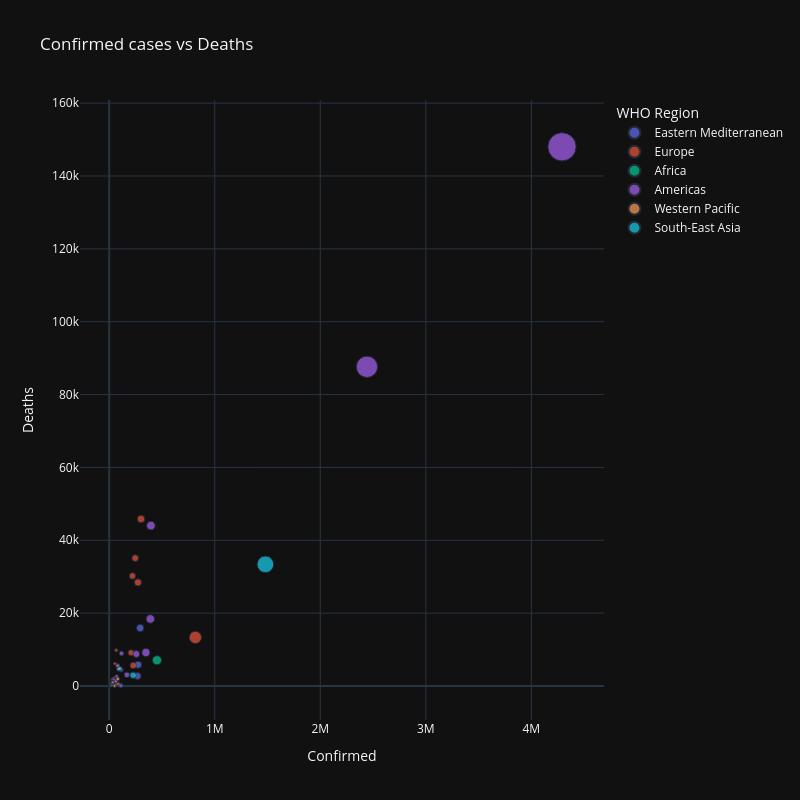

Source (notebook cell):
### Code cell
fig = px.scatter(df, x = 'Confirmed', y = 'Deaths', color = 'WHO Region', size = 'Confirmed', title = 'Confirmed cases vs Deaths', template = 'plotly_dark', height = 800, width = 800, hover_name = 'Country/Region')
fig.show()

### Figure 1 — Plotly figure (JSON) as saved in the notebook; plotly's stock layout.template omitted (floating-point values rounded to 4 significant figures)
{"data": [{"hovertemplate": "<b>%{hovertext}</b><br><br>WHO Region=Eastern Mediterranean<br>Confirmed=%{marker.size}<br>Deaths=%{y}<extra></extra>", "hovertext": ["Afghanistan", "Bahrain", "Djibouti", "Egypt", "Iran", "Iraq", "Jordan", "Kuwait", "Lebanon", "Libya", "Morocco", "Oman", "Pakistan", "Qatar", "Saudi Arabia", "Somalia", "Sudan", "Syria", "Tunisia", "United Arab Emirates", "West Bank and Gaza", "Yemen"], "legendgroup": "Eastern Mediterranean", "marker": {"color": "#636efa", "size": [36263, 39482, 5059, 92482, 293606, 112585, 1176, 64379, 3882, 2827, 20887, 77058, 274289, 109597, 268934, 3196, 11424, 674, 1455, 59177, 10621, 1691], "sizemode": "area", "sizeref": 10730.0, "symbol": "circle"}, "mode": "markers", "name": "Eastern Mediterranean", "orientation": "v", "showlegend": true, "type": "scatter", "x": [36263, 39482, 5059, 92482, 293606, 112585, 1176, 64379, 3882, 2827, 20887, 77058, 274289, 109597, 268934, 3196, 11424, 674, 1455, 59177, 10621, 1691], "xaxis": "x", "y": [1269, 141, 58, 4652, 15912, 4458, 11, 438, 51, 64, 316, 393, 5842, 165, 2760, 93, 720, 40, 50, 345, 78, 483], "yaxis": "y"}, {"hovertemplate": "<b>%{hovertext}</b><br><br>WHO Region=Europe<br>Confirmed=%{marker.size}<br>Deaths=%{y}<extra></extra>", "hovertext": ["Albania", "Andorra", "Armenia", "Austria", "Azerbaijan", "Belarus", "Belgium", "Bosnia and Herzegovina", "Bulgaria", "Croatia", "Cyprus", "Czechia", "Denmark", "Estonia", "Finland", "France", "Georgia", "Germany", "Greece", "Greenland", "Holy See", "Hungary", "Iceland", "Ireland", "Israel", "Italy", "Kazakhstan", "Kosovo", "Kyrgyzstan", "Latvia", "Liechtenstein", "Lithuania", "Luxembourg", "Malta", "Moldova", "Monaco", "Montenegro", "Netherlands", "North Macedonia", "Norway", "Poland", "Portugal", "Romania", "Russia", "San Marino", "Serbia", "Slovakia", "Slovenia", "Spain", "Sweden", "Switzerland", "Tajikistan", "Turkey", "Ukraine", "United Kingdom", "Uzbekistan"], "legendgroup": "Europe", "marker": {"color": "#EF553B", "size": [4880, 907, 37390, 20558, 30446, 67251, 66428, 10498, 10621, 4881, 1060, 15516, 13761, 2034, 7398, 220352, 1137, 207112, 4227, 14, 12, 4448, 1854, 25892, 63985, 246286, 84648, 7413, 33296, 1219, 86, 2019, 6321, 701, 23154, 116, 2893, 53413, 10213, 9132, 43402, 50299, 45902, 816680, 699, 24141, 2181, 2087, 272421, 79395, 34477, 7235, 227019, 67096, 301708, 21209], "sizemode": "area", "sizeref": 10730.0, "symbol": "circle"}, "mode": "markers", "name": "Europe", "orientation": "v", "showlegend": true, "type": "scatter", "x": [4880, 907, 37390, 20558, 30446, 67251, 66428, 10498, 10621, 4881, 1060, 15516, 13761, 2034, 7398, 220352, 1137, 207112, 4227, 14, 12, 4448, 1854, 25892, 63985, 246286, 84648, 7413, 33296, 1219, 86, 2019, 6321, 701, 23154, 116, 2893, 53413, 10213, 9132, 43402, 50299, 45902, 816680, 699, 24141, 2181, 2087, 272421, 79395, 34477, 7235, 227019, 67096, 301708, 21209], "xaxis": "x", "y": [144, 52, 711, 713, 423, 538, 9822, 294, 347, 139, 19, 373, 613, 69, 329, 30212, 16, 9125, 202, 0, 0, 596, 10, 1764, 474, 35112, 585, 185, 1301, 31, 1, 80, 112, 9, 748, 4, 45, 6160, 466, 255, 1676, 1719, 2206, 13334, 42, 543, 28, 116, 28432, 5700, 1978, 60, 5630, 1636, 45844, 121], "yaxis": "y"}, {"hovertemplate": "<b>%{hovertext}</b><br><br>WHO Region=Africa<br>Confirmed=%{marker.size}<br>Deaths=%{y}<extra></extra>", "hovertext": ["Algeria", "Angola", "Benin", "Botswana", "Burkina Faso", "Burundi", "Cabo Verde", "Cameroon", "Central African Republic", "Chad", "Comoros", "Congo (Brazzaville)", "Congo (Kinshasa)", "Cote d'Ivoire", "Equatorial Guinea", "Eritrea", "Eswatini", "Ethiopia", "Gabon", "Gambia", "Ghana", "Guinea", "Guinea-Bissau", "Kenya", "Lesotho", "Liberia", "Madagascar", "Malawi", "Mali", "Mauritania", "Mauritius", "Mozambique", "Namibia", "Niger", "Nigeria", "Rwanda", "Sao Tome and Principe", "Senegal", "Seychelles", "Sierra Leone", "South Africa", "South Sudan", "Tanzania", "Togo", "Uganda", "Western Sahara", "Zambia", "Zimbabwe"], "legendgroup": "Africa", "marker": {"color": "#00cc96", "size": [27973, 950, 1770, 739, 1100, 378, 2328, 17110, 4599, 922, 354, 3200, 8844, 15655, 3071, 265, 2316, 14547, 7189, 326, 33624, 7055, 1954, 17975, 505, 1167, 9690, 3664, 2513, 6208, 344, 1701, 1843, 1132, 41180, 1879, 865, 9764, 114, 1783, 452529, 2305, 509, 874, 1128, 10, 4552, 2704], "sizemode": "area", "sizeref": 10730.0, "symbol": "circle"}, "mode": "markers", "name": "Africa", "orientation": "v", "showlegend": true, "type": "scatter", "x": [27973, 950, 1770, 739, 1100, 378, 2328, 17110, 4599, 922, 354, 3200, 8844, 15655, 3071, 265, 2316, 14547, 7189, 326, 33624, 7055, 1954, 17975, 505, 1167, 9690, 3664, 2513, 6208, 344, 1701, 1843, 1132, 41180, 1879, 865, 9764, 114, 1783, 452529, 2305, 509, 874, 1128, 10, 4552, 2704], "xaxis": "x", "y": [1163, 41, 35, 2, 53, 1, 22, 391, 59, 75, 7, 54, 208, 96, 51, 0, 34, 228, 49, 8, 168, 45, 26, 285, 12, 72, 91, 99, 124, 156, 10, 11, 8, 69, 860, 5, 14, 194, 0, 66, 7067, 46, 21, 18, 2, 1, 140, 36], "yaxis": "y"}, {"hovertemplate": "<b>%{hovertext}</b><br><br>WHO Region=Americas<br>Confirmed=%{marker.size}<br>Deaths=%{y}<extra></extra>", "hovertext": ["Antigua and Barbuda", "Argentina", "Bahamas", "Barbados", "Belize", "Bolivia", "Brazil", "Canada", "Chile", "Colombia", "Costa Rica", "Cuba", "Dominica", "Dominican Republic", "Ecuador", "El Salvador", "Grenada", "Guatemala", "Guyana", "Haiti", "Honduras", "Jamaica", "Mexico", "Nicaragua", "Panama", "Paraguay", "Peru", "Saint Kitts and Nevis", "Saint Lucia", "Saint Vincent and the Grenadines", "Suriname", "Trinidad and Tobago", "US", "Uruguay", "Venezuela"], "legendgroup": "Americas", "marker": {"color": "#ab63fa", "size": [86, 167416, 382, 110, 48, 71181, 2442375, 116458, 347923, 257101, 15841, 2532, 18, 64156, 81161, 15035, 23, 45309, 389, 7340, 39741, 853, 395489, 3439, 61442, 4548, 389717, 17, 24, 52, 1483, 148, 4290259, 1202, 15988], "sizemode": "area", "sizeref": 10730.0, "symbol": "circle"}, "mode": "markers", "name": "Americas", "orientation": "v", "showlegend": true, "type": "scatter", "x": [86, 167416, 382, 110, 48, 71181, 2442375, 116458, 347923, 257101, 15841, 2532, 18, 64156, 81161, 15035, 23, 45309, 389, 7340, 39741, 853, 395489, 3439, 61442, 4548, 389717, 17, 24, 52, 1483, 148, 4290259, 1202, 15988], "xaxis": "x", "y": [3, 3059, 11, 7, 2, 2647, 87618, 8944, 9187, 8777, 115, 87, 0, 1083, 5532, 408, 0, 1761, 20, 158, 1166, 10, 44022, 108, 1322, 43, 18418, 0, 0, 0, 24, 8, 148011, 35, 146], "yaxis": "y"}, {"hovertemplate": "<b>%{hovertext}</b><br><br>WHO Region=Western Pacific<br>Confirmed=%{marker.size}<br>Deaths=%{y}<extra></extra>", "hovertext": ["Australia", "Brunei", "Cambodia", "China", "Fiji", "Japan", "Laos", "Malaysia", "Mongolia", "New Zealand", "Papua New Guinea", "Philippines", "Singapore", "South Korea", "Taiwan*", "Vietnam"], "legendgroup": "Western Pacific", "marker": {"color": "#FFA15A", "size": [15303, 141, 226, 86783, 27, 31142, 20, 8904, 289, 1557, 62, 82040, 50838, 14203, 462, 431], "sizemode": "area", "sizeref": 10730.0, "symbol": "circle"}, "mode": "markers", "name": "Western Pacific", "orientation": "v", "showlegend": true, "type": "scatter", "x": [15303, 141, 226, 86783, 27, 31142, 20, 8904, 289, 1557, 62, 82040, 50838, 14203, 462, 431], "xaxis": "x", "y": [167, 3, 0, 4656, 0, 998, 0, 124, 0, 22, 0, 1945, 27, 300, 7, 0], "yaxis": "y"}, {"hovertemplate": "<b>%{hovertext}</b><br><br>WHO Region=South-East Asia<br>Confirmed=%{marker.size}<br>Deaths=%{y}<extra></extra>", "hovertext": ["Bangladesh", "Bhutan", "Burma", "India", "Indonesia", "Maldives", "Nepal", "Sri Lanka", "Thailand", "Timor-Leste"], "legendgroup": "South-East Asia", "marker": {"color": "#19d3f3", "size": [226225, 99, 350, 1480073, 100303, 3369, 18752, 2805, 3297, 24], "sizemode": "area", "sizeref": 10730.0, "symbol": "circle"}, "mode": "markers", "name": "South-East Asia", "orientation": "v", "showlegend": true, "type": "scatter", "x": [226225, 99, 350, 1480073, 100303, 3369, 18752, 2805, 3297, 24], "xaxis": "x", "y": [2965, 0, 6, 33408, 4838, 15, 48, 11, 58, 0], "yaxis": "y"}], "layout": {"height": 800, "legend": {"itemsizing": "constant", "title": {"text": "WHO Region"}, "tracegroupgap": 0}, "title": {"text": "Confirmed cases vs Deaths"}, "width": 800, "xaxis": {"anchor": "y", "domain": [0, 1], "title": {"text": "Confirmed"}}, "yaxis": {"anchor": "x", "domain": [0, 1], "title": {"text": "Deaths"}}}}
